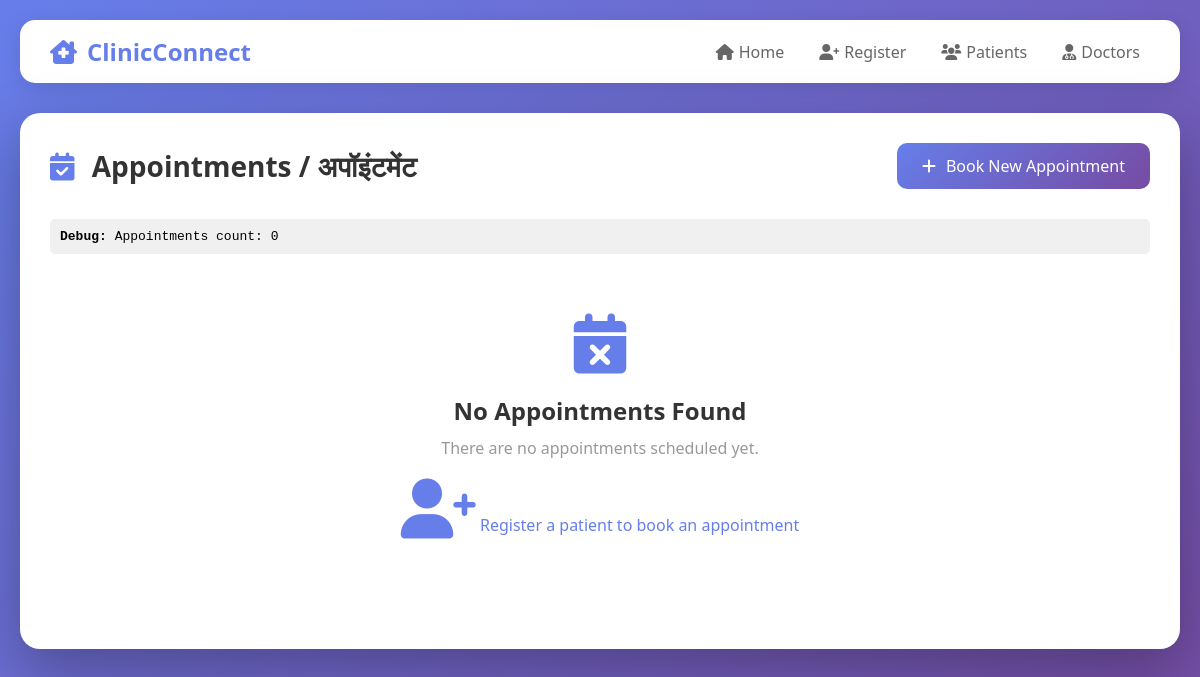
Before: /appointments with the older database file.
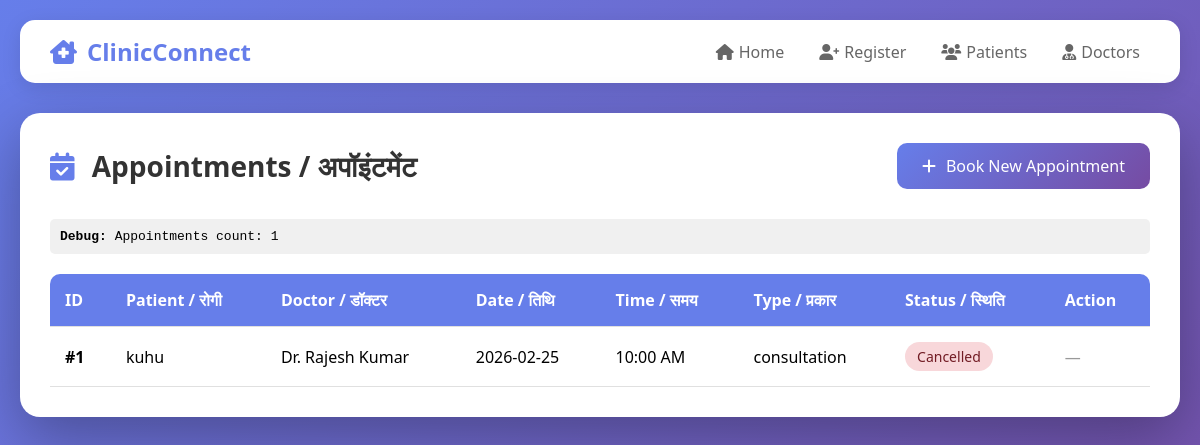
After: the same page with the newer database file.
### tables this page shows
CREATE TABLE appointments (
            appointment_id INTEGER PRIMARY KEY AUTOINCREMENT,
            patient_id INTEGER,
            doctor_id INTEGER,
            date TEXT NOT NULL,
            time TEXT NOT NULL,
            type TEXT,
            status TEXT DEFAULT 'Scheduled',
            FOREIGN KEY (patient_id) REFERENCES patients (patient_id),
            FOREIGN KEY (doctor_id) REFERENCES doctors (doctor_id)
        );

CREATE TABLE patients (
            patient_id INTEGER PRIMARY KEY AUTOINCREMENT,
            name TEXT NOT NULL,
            age INTEGER,
            gender TEXT,
            contact_number TEXT NOT NULL,
            health_issue TEXT,
            registration_date TEXT DEFAULT CURRENT_DATE
        );

CREATE TABLE doctors (
            doctor_id INTEGER PRIMARY KEY AUTOINCREMENT,
            name TEXT NOT NULL,
            specialization TEXT,
            working_hours TEXT,
            availability_status TEXT DEFAULT 'Available'
        );

### app.py (the view)
@app.route('/appointments')
def view_appointments():
    conn = get_db_connection()
    appointments = conn.execute('''
        SELECT a.*, p.name as patient_name, d.name as doctor_name, d.specialization
        FROM appointments a
        JOIN patients p ON a.patient_id = p.patient_id
        JOIN doctors d ON a.doctor_id = d.doctor_id
        ORDER BY a.date DESC, a.time DESC
    ''').fetchall()
    conn.close()
    return render_template('appointments.html', appointments=appointments)

### app.py (called while the page is built)
def get_db_connection():
    conn = sqlite3.connect('clinic.db')
    conn.row_factory = sqlite3.Row
    return conn

### templates/appointments.html (shortened to what the changed rows need)
<!DOCTYPE html>
<html lang="en">
<head>
    <link rel="stylesheet" href="https://cdnjs.cloudflare.com/ajax/libs/font-awesome/6.0.0/css/all.min.css">
</head>
<body>
    <div class="container">
        <div class="content-card">
            <div class="page-header">
                <h1>
                    <i class="fas fa-calendar-check"></i>
                    Appointments / अपॉइंटमेंट
                </h1>
                <a href="{{ url_for('register') }}" class="btn-primary">
                </a>
            </div>
            <div class="debug-info">
                <strong>Debug:</strong> Appointments count: {{ appointments|length if appointments else 0 }}
            </div>
            {% if appointments and appointments|length > 0 %}
            <div class="table-container">
                <table>
                    <thead>
                        <tr>
                            <th>ID</th>
                            <th>Patient / रोगी</th>
                            <th>Doctor / डॉक्टर</th>
                            <th>Date / तिथि</th>
                            <th>Time / समय</th>
                            <th>Type / प्रकार</th>
                            <th>Status / स्थिति</th>
                            <th>Action</th>
                        </tr>
                    </thead>
                    <tbody>
                        {% for appointment in appointments %}
                        <tr>
                            <td><strong>#{{ appointment.appointment_id }}</strong></td>
                            <td>{{ appointment.patient_name }}</td>
                            <td>{{ appointment.doctor_name }}</td>
                            <td>{{ appointment.date }}</td>
                            <td>{{ appointment.time }}</td>
                            <td>{{ appointment.type }}</td>
                            <td>
                                <span class="status-badge status-{{ appointment.status }}">
                                    {{ appointment.status }}
                                </span>
                            </td>
                            <td>
                                {% if appointment.status != 'Cancelled' and appointment.status != 'Completed' %}
                                <a href="{{ url_for('cancel_appointment', appointment_id=appointment.appointment_id) }}"
                                   onclick="return confirm('Cancel this appointment? / क्या आप यह अपॉइंटमेंट रद्द करना चाहते हैं?')"
                                   style="color: #dc3545; text-decoration: none;">
                                    <i class="fas fa-times-circle"></i> Cancel
                                </a>
                                {% else %}
                                <span style="color: #999;">—</span>
                                {% endif %}
                            </td>
                        </tr>
                        {% endfor %}
                    </tbody>
                </table>
            </div>
            {% else %}
            <div class="empty-state">
                <i class="fas fa-calendar-times"></i>
                <h3>No Appointments Found</h3>
                <p>There are no appointments scheduled yet.</p>
                <p style="margin-top: 20px;">
                    <a href="{{ url_for('register') }}" style="color: #667eea; text-decoration: none;">
                        <i class="fas fa-user-plus"></i> Register a patient to book an appointment
                    </a>
                </p>
            </div>
            {% endif %}
        </div>
    </div>
</body>
</html>

Changed rows visible on the page:
added appointments: appointment_id "1", patient_name "kuhu", doctor_name "Dr. Rajesh Kumar", date "2026-02-25", time "10:00 AM", type "consultation", status "Cancelled"
Other visible differences:
{{ appointments|length if appointments else 0 }}: "0" → "1"
text no longer shown: "No Appointments Found There are no appointments scheduled yet. Register a patient to book an appointment"
text now shown: "ID Patient / रोगी Doctor / डॉक्टर Date / तिथि Time / समय Type / प्रकार Status / स्थिति Action"
